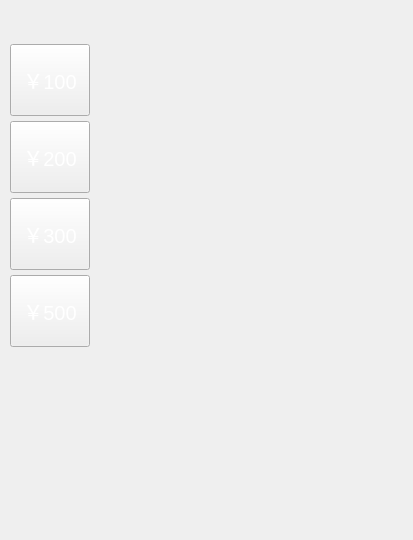
    <widget class="QWidget" name="widget_3" native="true">
     <property name="minimumSize">
      <size>
       <width>412</width>
       <height>526</height>
      </size>
     </property>
     <layout class="QGridLayout" name="gridLayout_2">
      <property name="leftMargin">
       <number>10</number>
      </property>
      <property name="topMargin">
       <number>44</number>
      </property>
      <property name="rightMargin">
       <number>15</number>
      </property>
      <property name="bottomMargin">
       <number>193</number>
      </property>
      <property name="spacing">
       <number>5</number>
      </property>
      <item row="0" column="0">
       <widget class="QPushButton" name="hundredButton">
        <property name="sizePolicy">
         <sizepolicy hsizetype="Minimum" vsizetype="Expanding">
          <horstretch>0</horstretch>
          <verstretch>0</verstretch>
         </sizepolicy>
        </property>
        <property name="minimumSize">
         <size>
          <width>80</width>
          <height>68</height>
         </size>
        </property>
        <property name="maximumSize">
         <size>
          <width>80</width>
          <height>16777215</height>
         </size>
        </property>
        <property name="focusPolicy">
         <enum>Qt::NoFocus</enum>
        </property>
        <property name="styleSheet">
         <string notr="true">QPushButton#hundredButton{
	font:20px;
	font-family:&quot;微软雅黑&quot;;
	color: rgb(255,255,255);
	border-image: url(:/digitalKeyboardImage/foreign_key_normal.png);
}

QPushButton#hundredButton:pressed{
	border-image: url(:/digitalKeyboardImage/foreign_key_press.png);
}</string>
        </property>
        <property name="text">
         <string>￥100</string>
        </property>
       </widget>
      </item>
      <item row="1" column="0">
       <widget class="QPushButton" name="twoHundredButton">
        <property name="sizePolicy">
         <sizepolicy hsizetype="Minimum" vsizetype="Expanding">
          <horstretch>0</horstretch>
          <verstretch>0</verstretch>
         </sizepolicy>
        </property>
        <property name="minimumSize">
         <size>
          <width>80</width>
          <height>68</height>
         </size>
        </property>
        <property name="maximumSize">
         <size>
          <width>80</width>
          <height>16777215</height>
         </size>
        </property>
        <property name="focusPolicy">
         <enum>Qt::NoFocus</enum>
        </property>
        <property name="styleSheet">
         <string notr="true">QPushButton#twoHundredButton{
	font:20px;
	font-family:&quot;微软雅黑&quot;;
	color: rgb(255,255,255);
	border-image: url(:/digitalKeyboardImage/foreign_key_normal.png);
}

QPushButton#twoHundredButton:pressed{
	border-image: url(:/digitalKeyboardImage/foreign_key_press.png);
}</string>
        </property>
        <property name="text">
         <string>￥200</string>
        </property>
       </widget>
      </item>
      <item row="2" column="0">
       <widget class="QPushButton" name="threeHundredButton">
        <property name="sizePolicy">
         <sizepolicy hsizetype="Minimum" vsizetype="Expanding">
          <horstretch>0</horstretch>
          <verstretch>0</verstretch>
         </sizepolicy>
        </property>
        <property name="minimumSize">
         <size>
          <width>80</width>
          <height>68</height>
         </size>
        </property>
        <property name="maximumSize">
         <size>
          <width>80</width>
          <height>16777215</height>
         </size>
        </property>
        <property name="focusPolicy">
         <enum>Qt::NoFocus</enum>
        </property>
        <property name="styleSheet">
         <string notr="true">QPushButton#threeHundredButton{
	font:20px;
	font-family:&quot;微软雅黑&quot;;
	color: rgb(255,255,255);
	border-image: url(:/digitalKeyboardImage/foreign_key_normal.png);
}

QPushButton#threeHundredButton:pressed{
	border-image: url(:/digitalKeyboardImage/foreign_key_press.png);
}</string>
        </property>
        <property name="text">
         <string>￥300</string>
        </property>
       </widget>
      </item>
      <item row="3" column="0">
       <widget class="QPushButton" name="fiveHundredButton">
        <property name="sizePolicy">
         <sizepolicy hsizetype="Minimum" vsizetype="Expanding">
          <horstretch>0</horstretch>
          <verstretch>0</verstretch>
         </sizepolicy>
        </property>
        <property name="minimumSize">
         <size>
          <width>80</width>
          <height>68</height>
         </size>
        </property>
        <property name="maximumSize">
         <size>
          <width>80</width>
          <height>16777215</height>
         </size>
        </property>
        <property name="focusPolicy">
         <enum>Qt::NoFocus</enum>
        </property>
        <property name="styleSheet">
         <string notr="true">QPushButton#fiveHundredButton{
	font:20px;
	font-family:&quot;微软雅黑&quot;;
	color: rgb(255,255,255);
	border-image: url(:/digitalKeyboardImage/foreign_key_normal.png);
}

QPushButton#fiveHundredButton:pressed{
	border-image: url(:/digitalKeyboardImage/foreign_key_press.png);
}</string>
        </property>
        <property name="text">
         <string>￥500</string>
        </property>
       </widget>
      </item>
      <item row="0" column="1" rowspan="4">
       <widget class="WndDigitalKeyboard" name="DigitalKeyWnd" native="true">
        <property name="minimumSize">
         <size>
          <width>303</width>
          <height>303</height>
         </size>
        </property>
       </widget>
      </item>
     </layout>
    </widget>
